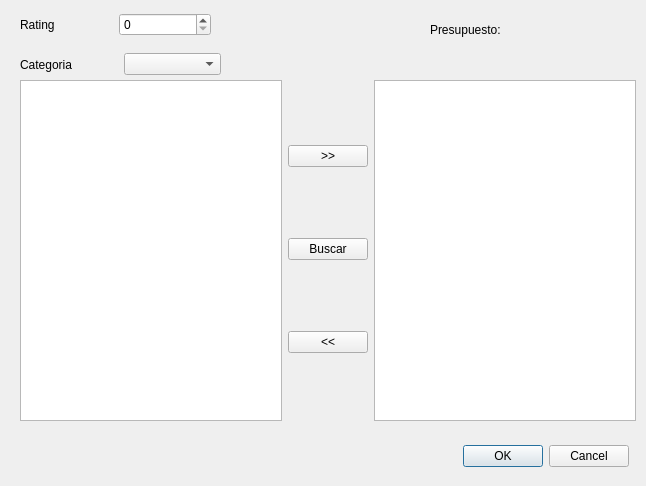
<?xml version="1.0" encoding="UTF-8"?>
<ui version="4.0">
 <class>Dialog</class>
 <widget class="QDialog" name="Dialog">
  <property name="windowModality">
   <enum>Qt::ApplicationModal</enum>
  </property>
  <property name="geometry">
   <rect>
    <x>0</x>
    <y>0</y>
    <width>646</width>
    <height>486</height>
   </rect>
  </property>
  <property name="windowTitle">
   <string>Libros por Rating y Categoria</string>
  </property>
  <property name="sizeGripEnabled">
   <bool>false</bool>
  </property>
  <property name="modal">
   <bool>true</bool>
  </property>
  <widget class="QDialogButtonBox" name="buttonBox">
   <property name="geometry">
    <rect>
     <x>460</x>
     <y>440</y>
     <width>171</width>
     <height>32</height>
    </rect>
   </property>
   <property name="locale">
    <locale language="Spanish" country="DominicanRepublic"/>
   </property>
   <property name="orientation">
    <enum>Qt::Horizontal</enum>
   </property>
   <property name="standardButtons">
    <set>QDialogButtonBox::Cancel|QDialogButtonBox::Ok</set>
   </property>
   <property name="centerButtons">
    <bool>true</bool>
   </property>
  </widget>
  <widget class="QLabel" name="label_2">
   <property name="geometry">
    <rect>
     <x>430</x>
     <y>20</y>
     <width>101</width>
     <height>19</height>
    </rect>
   </property>
   <property name="text">
    <string>Presupuesto:</string>
   </property>
  </widget>
  <widget class="QLabel" name="lblPresupuesto">
   <property name="geometry">
    <rect>
     <x>540</x>
     <y>20</y>
     <width>101</width>
     <height>19</height>
    </rect>
   </property>
   <property name="text">
    <string/>
   </property>
  </widget>
  <widget class="QWidget" name="layoutWidget">
   <property name="geometry">
    <rect>
     <x>20</x>
     <y>80</y>
     <width>616</width>
     <height>341</height>
    </rect>
   </property>
   <layout class="QHBoxLayout" name="horizontalLayout">
    <item>
     <widget class="QListView" name="listSugerencias"/>
    </item>
    <item>
     <layout class="QVBoxLayout" name="verticalLayout">
      <item>
       <widget class="QPushButton" name="pbAdd">
        <property name="text">
         <string>&gt;&gt;</string>
        </property>
       </widget>
      </item>
      <item>
       <widget class="QPushButton" name="pbBuscar">
        <property name="text">
         <string>Buscar</string>
        </property>
       </widget>
      </item>
      <item>
       <widget class="QPushButton" name="pbRemove">
        <property name="text">
         <string>&lt;&lt;</string>
        </property>
       </widget>
      </item>
     </layout>
    </item>
    <item>
     <widget class="QListView" name="listCarrito"/>
    </item>
   </layout>
  </widget>
  <widget class="QWidget" name="layoutWidget">
   <property name="geometry">
    <rect>
     <x>20</x>
     <y>10</y>
     <width>191</width>
     <height>30</height>
    </rect>
   </property>
   <layout class="QHBoxLayout" name="horizontalLayout_2">
    <item>
     <widget class="QLabel" name="label">
      <property name="text">
       <string>Rating</string>
      </property>
     </widget>
    </item>
    <item>
     <widget class="QSpinBox" name="spnRating"/>
    </item>
   </layout>
  </widget>
  <widget class="QWidget" name="layoutWidget">
   <property name="geometry">
    <rect>
     <x>20</x>
     <y>50</y>
     <width>201</width>
     <height>29</height>
    </rect>
   </property>
   <layout class="QHBoxLayout" name="horizontalLayout_3">
    <item>
     <widget class="QLabel" name="label_4">
      <property name="text">
       <string>Categoria</string>
      </property>
     </widget>
    </item>
    <item>
     <widget class="QComboBox" name="cbxCategoria"/>
    </item>
   </layout>
  </widget>
 </widget>
 <resources/>
 <connections>
  <connection>
   <sender>buttonBox</sender>
   <signal>accepted()</signal>
   <receiver>Dialog</receiver>
   <slot>accept()</slot>
   <hints>
    <hint type="sourcelabel">
     <x>248</x>
     <y>254</y>
    </hint>
    <hint type="destinationlabel">
     <x>157</x>
     <y>274</y>
    </hint>
   </hints>
  </connection>
  <connection>
   <sender>buttonBox</sender>
   <signal>rejected()</signal>
   <receiver>Dialog</receiver>
   <slot>reject()</slot>
   <hints>
    <hint type="sourcelabel">
     <x>316</x>
     <y>260</y>
    </hint>
    <hint type="destinationlabel">
     <x>286</x>
     <y>274</y>
    </hint>
   </hints>
  </connection>
 </connections>
</ui>
